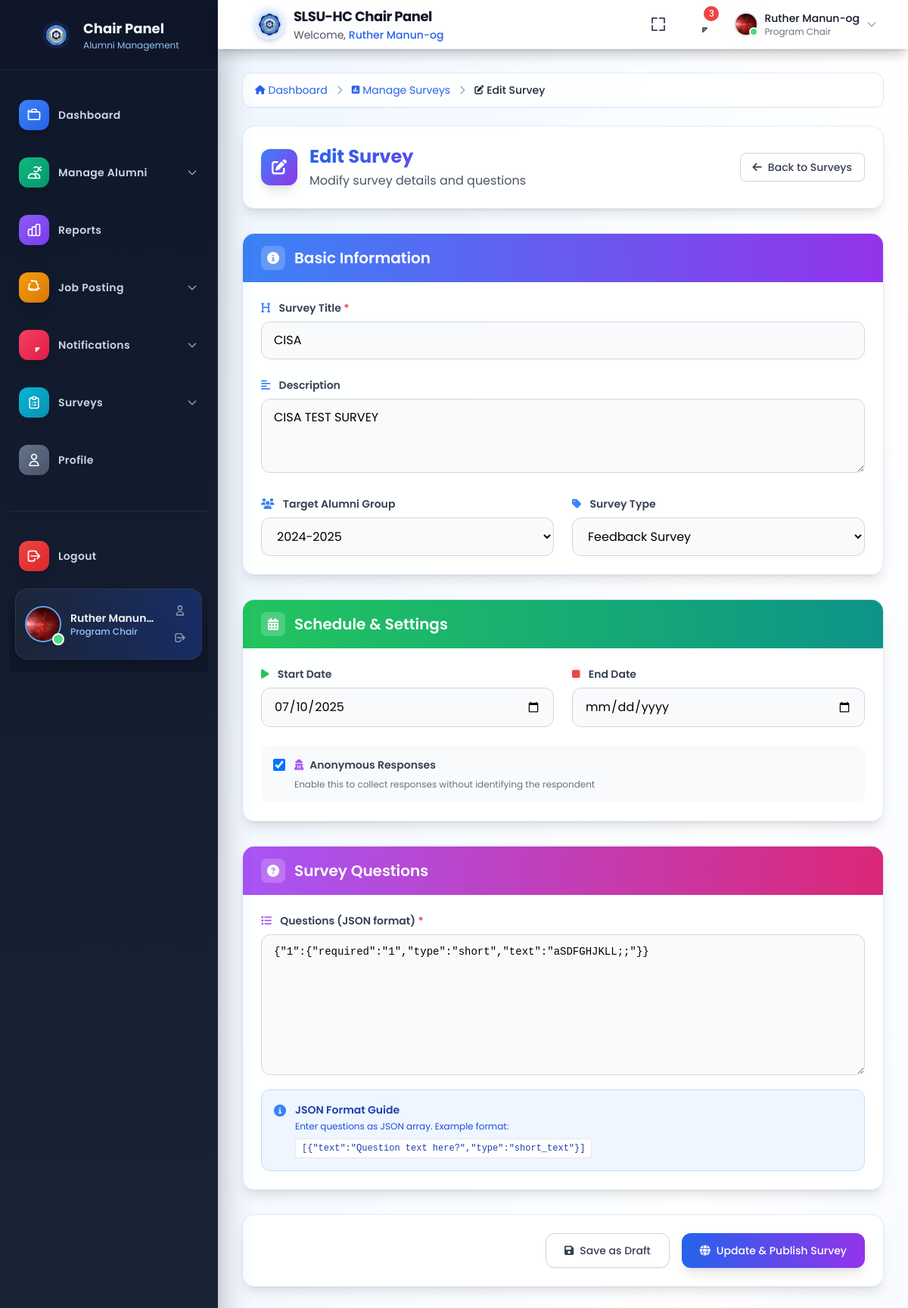
The page /program_chair/edit-survey.php?id=1 (signed in) on the database its author committed.
### tables this page shows
CREATE TABLE `survey` (
  `id` int(11) NOT NULL,
  `title` varchar(255) NOT NULL,
  `description` text DEFAULT NULL,
  `target_alumni` varchar(100) DEFAULT NULL,
  `survey_type` varchar(100) DEFAULT NULL,
  `questions` longtext DEFAULT NULL CHECK (json_valid(`questions`)),
  `start_date` date DEFAULT NULL,
  `end_date` date DEFAULT NULL,
  `anonymous` tinyint(1) DEFAULT 0,
  `status` enum('draft','published') DEFAULT 'draft',
  `created_by` varchar(100) DEFAULT NULL,
  `created_at` timestamp NOT NULL DEFAULT current_timestamp()
);

### program_chair/edit-survey.php (the view, shortened to what the rows shown need)
<?php
include 'includes/header.php';
include 'includes/navbar.php';
$survey_id = $_GET['id'] ?? null;
$school_years = [];
$sql = "SELECT CONCAT(SchoolYear, '-', SchoolYear + 1) AS school_year_range FROM listgradmain GROUP BY SchoolYear ORDER BY SchoolYear DESC";
$stmt = $conn->query($sql);
if ($stmt) {
    while ($row = $stmt->fetch(PDO::FETCH_ASSOC)) {
        $school_years[] = $row['school_year_range'];
    }
}
$sql = "SELECT * FROM survey WHERE id = :id";
$stmt = $conn->prepare($sql);
$stmt->execute([':id' => $survey_id]);
$survey = $stmt->fetch(PDO::FETCH_ASSOC);
?>
<!DOCTYPE html>
<html lang="en">
<head>
    <script src="https://cdn.tailwindcss.com"></script>
    <link rel="stylesheet" href="https://cdnjs.cloudflare.com/ajax/libs/font-awesome/6.4.0/css/all.min.css">
</head>
<body class="bg-gray-50">
    <?php include 'includes/navbar.php'; ?>
    <main class="lg:ml-72 pt-16 min-h-screen bg-gradient-to-br from-blue-50 via-white to-indigo-50">
        <div class="p-4 sm:p-6 lg:p-8">
            <div class="max-w-5xl mx-auto">
                <div class="bg-white/90 backdrop-blur-sm rounded-2xl shadow-lg border border-blue-100 p-6 mb-8">
                    <div class="flex items-center justify-between">
                        <div class="flex items-center">
                            <div>
                                <h1 class="text-2xl font-bold bg-gradient-to-r from-blue-600 to-purple-600 bg-clip-text text-transparent">
                                </h1>
                            </div>
                        </div>
                    </div>
                </div>
                <form method="POST" id="editSurveyForm" class="space-y-8">
                    <div class="bg-white/90 backdrop-blur-sm rounded-2xl shadow-lg border border-blue-100 overflow-hidden">
                        <div class="bg-gradient-to-r from-blue-500 to-purple-600 px-6 py-4">
                            <div class="flex items-center">
                                <h2 class="text-xl font-semibold text-white">Basic Information</h2>
                            </div>
                        </div>
                        <div class="p-6 space-y-6">
                            <div>
                                <label class="block text-sm font-semibold text-gray-700 mb-2">
                                    <i class="fas fa-heading text-blue-500 mr-2"></i>
                                    Survey Title <span class="text-red-500">*</span>
                                </label>
                                <input type="text"
                                       name="survey_title"
                                       required
                                       class="w-full px-4 py-3 border border-gray-300 rounded-xl focus:ring-2 focus:ring-blue-500 focus:border-blue-500 transition-all duration-200 bg-gray-50 focus:bg-white"
                                       value="<?php echo htmlspecialchars($survey['title']); ?>"
                                       placeholder="Enter survey title">
                            </div>
                            <div>
                                <label class="block text-sm font-semibold text-gray-700 mb-2">
                                    <i class="fas fa-align-left text-blue-500 mr-2"></i>
                                    Description
                                </label>
                                <textarea name="survey_description"
                                          rows="3"
                                          class="w-full px-4 py-3 border border-gray-300 rounded-xl focus:ring-2 focus:ring-blue-500 focus:border-blue-500 transition-all duration-200 bg-gray-50 focus:bg-white"
                                          placeholder="Describe the purpose of this survey"><?php echo htmlspecialchars($survey['description']); ?></textarea>
                            </div>
                            <div class="grid grid-cols-1 md:grid-cols-2 gap-6">
                                <div>
                                    <label class="block text-sm font-semibold text-gray-700 mb-2">
                                        <i class="fas fa-users text-blue-500 mr-2"></i>
                                        Target Alumni Group
                                    </label>
                                    <select name="target_group"
                                            class="w-full px-4 py-3 border border-gray-300 rounded-xl focus:ring-2 focus:ring-blue-500 focus:border-blue-500 transition-all duration-200 bg-gray-50 focus:bg-white">
                                        <?php foreach ($school_years as $sy): ?>
                                            <option value="<?php echo htmlspecialchars($sy); ?>" <?php echo ($survey['target_alumni'] == $sy) ? 'selected' : ''; ?>>
                                                <?php echo htmlspecialchars($sy); ?>
                                            </option>
                                        <?php endforeach; ?>
                                    </select>
                                </div>
                                <div>
                                    <label class="block text-sm font-semibold text-gray-700 mb-2">
                                        <i class="fas fa-tag text-blue-500 mr-2"></i>
                                        Survey Type
                                    </label>
                                    <select name="survey_type"
                                            class="w-full px-4 py-3 border border-gray-300 rounded-xl focus:ring-2 focus:ring-blue-500 focus:border-blue-500 transition-all duration-200 bg-gray-50 focus:bg-white">
                                        <option value="Feedback" <?php echo ($survey['survey_type'] == 'Feedback') ? 'selected' : ''; ?>>Feedback Survey</option>
                                    </select>
                                </div>
                            </div>
                        </div>
                    </div>
                    <div class="bg-white/90 backdrop-blur-sm rounded-2xl shadow-lg border border-blue-100 overflow-hidden">
                        <div class="bg-gradient-to-r from-green-500 to-teal-600 px-6 py-4">
                            <div class="flex items-center">
                                <h2 class="text-xl font-semibold text-white">Schedule & Settings</h2>
                            </div>
                        </div>
                        <div class="p-6 space-y-6">
                            <div class="grid grid-cols-1 md:grid-cols-2 gap-6">
                                <div>
                                    <label class="block text-sm font-semibold text-gray-700 mb-2">
                                        <i class="fas fa-play text-green-500 mr-2"></i>
                                        Start Date
                                    </label>
                                    <input type="date"
                                           name="start_date"
                                           class="w-full px-4 py-3 border border-gray-300 rounded-xl focus:ring-2 focus:ring-green-500 focus:border-green-500 transition-all duration-200 bg-gray-50 focus:bg-white"
                                           value="<?php echo htmlspecialchars($survey['start_date']); ?>">
                                </div>
                            </div>
                            <div class="bg-gray-50 rounded-xl p-4">
                                <div class="flex items-center">
                                    <input type="checkbox"
                                           name="anonymous"
                                           id="anonymous"
                                           class="w-4 h-4 text-blue-600 bg-gray-100 border-gray-300 rounded focus:ring-blue-500 focus:ring-2"
                                           value="1"
                                           <?php echo ($survey['anonymous']) ? 'checked' : ''; ?>>
                                    <label for="anonymous" class="ml-3 text-sm font-semibold text-gray-700 flex items-center">
                                        <i class="fas fa-user-secret text-purple-500 mr-2"></i>
                                        Anonymous Responses
                                    </label>
                                </div>
                            </div>
                        </div>
                    </div>
                    <div class="bg-white/90 backdrop-blur-sm rounded-2xl shadow-lg border border-blue-100 overflow-hidden">
                        <div class="bg-gradient-to-r from-purple-500 to-pink-600 px-6 py-4">
                            <div class="flex items-center">
                                <h2 class="text-xl font-semibold text-white">Survey Questions</h2>
                            </div>
                        </div>
                        <div class="p-6">
                            <div>
                                <label class="block text-sm font-semibold text-gray-700 mb-2">
                                    <i class="fas fa-list text-purple-500 mr-2"></i>
                                    Questions (JSON format) <span class="text-red-500">*</span>
                                </label>
                                <textarea name="questions"
                                          rows="8"
                                          required
                                          class="w-full px-4 py-3 border border-gray-300 rounded-xl focus:ring-2 focus:ring-purple-500 focus:border-purple-500 transition-all duration-200 bg-gray-50 focus:bg-white font-mono text-sm"
                                          placeholder='[{"text":"What is your current employment status?","type":"multiple_choice","options":["Employed","Unemployed","Self-employed"]}]'><?php echo htmlspecialchars($survey['questions']); ?></textarea>
                                <div class="mt-3 p-4 bg-blue-50 rounded-xl border border-blue-200">
                                    <div class="flex items-start">
                                    </div>
                                </div>
                            </div>
                        </div>
                    </div>
                </form>
            </div>
        </div>
    </main>
</body>
</html>

### rows shown on the page
survey: survey_title "CISA", survey_description "CISA TEST SURVEY", target_group "2024-2025", survey_type "Feedback Survey", start_date "07/10/2025", anonymous "☑", questions "{\"1\":{\"required\":\"1\",\"type\":\"short\",\"text\":\"aSDFGHJKLL;;\"}}"

### other values the page prints
$chair_name "Ruther Manun…"
$chair_name "Ruther Manun-og"
$breadcrumb['label'] "Dashboard"
$breadcrumb['label'] "Manage Surveys"
$breadcrumb['label'] "Edit Survey"
